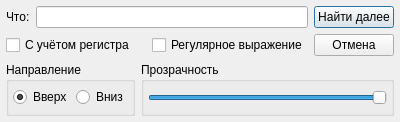
<?xml version="1.0" encoding="UTF-8"?>
<ui version="4.0">
 <class>DialogFind</class>
 <widget class="QDialog" name="DialogFind">
  <property name="geometry">
   <rect>
    <x>0</x>
    <y>0</y>
    <width>400</width>
    <height>122</height>
   </rect>
  </property>
  <property name="windowTitle">
   <string>Найти...</string>
  </property>
  <property name="windowIcon">
   <iconset resource="res.qrc">
    <normaloff>:/ico/find.ico</normaloff>:/ico/find.ico</iconset>
  </property>
  <property name="windowOpacity">
   <double>1.000000000000000</double>
  </property>
  <layout class="QGridLayout" name="gridLayout">
   <property name="leftMargin">
    <number>6</number>
   </property>
   <property name="topMargin">
    <number>6</number>
   </property>
   <property name="rightMargin">
    <number>6</number>
   </property>
   <property name="bottomMargin">
    <number>6</number>
   </property>
   <item row="0" column="0">
    <layout class="QHBoxLayout" name="horizontalLayoutWhat">
     <item>
      <widget class="QLabel" name="labelWhat">
       <property name="text">
        <string>Что:</string>
       </property>
      </widget>
     </item>
     <item>
      <widget class="QLineEdit" name="lineEditWhat"/>
     </item>
    </layout>
   </item>
   <item row="0" column="1">
    <widget class="QPushButton" name="pushButtonFind">
     <property name="text">
      <string>Найти далее</string>
     </property>
     <property name="default">
      <bool>true</bool>
     </property>
    </widget>
   </item>
   <item row="1" column="0">
    <layout class="QHBoxLayout" name="horizontalLayoutCheck">
     <item>
      <widget class="QCheckBox" name="checkBoxCaseSensitive">
       <property name="text">
        <string>С учётом регистра</string>
       </property>
      </widget>
     </item>
     <item>
      <widget class="QCheckBox" name="checkBoxRegEx">
       <property name="text">
        <string>Регулярное выражение</string>
       </property>
      </widget>
     </item>
    </layout>
   </item>
   <item row="1" column="1">
    <widget class="QPushButton" name="pushButtonCancel">
     <property name="text">
      <string>Отмена</string>
     </property>
    </widget>
   </item>
   <item row="2" column="0" colspan="2">
    <layout class="QHBoxLayout" name="horizontalLayout">
     <item>
      <widget class="QGroupBox" name="groupBoxDirection">
       <property name="title">
        <string>Направление</string>
       </property>
       <layout class="QHBoxLayout" name="horizontalLayout_3">
        <property name="spacing">
         <number>4</number>
        </property>
        <property name="leftMargin">
         <number>4</number>
        </property>
        <property name="topMargin">
         <number>4</number>
        </property>
        <property name="rightMargin">
         <number>4</number>
        </property>
        <property name="bottomMargin">
         <number>4</number>
        </property>
        <item>
         <widget class="QRadioButton" name="radioButtonDirectionUp">
          <property name="text">
           <string>Вверх</string>
          </property>
          <property name="checked">
           <bool>true</bool>
          </property>
         </widget>
        </item>
        <item>
         <widget class="QRadioButton" name="radioButtonDirectionDown">
          <property name="text">
           <string>Вниз</string>
          </property>
         </widget>
        </item>
       </layout>
      </widget>
     </item>
     <item>
      <widget class="QGroupBox" name="groupBoxOpacity">
       <property name="title">
        <string>Прозрачность</string>
       </property>
       <layout class="QHBoxLayout" name="horizontalLayout_2">
        <property name="spacing">
         <number>4</number>
        </property>
        <property name="leftMargin">
         <number>4</number>
        </property>
        <property name="topMargin">
         <number>4</number>
        </property>
        <property name="rightMargin">
         <number>4</number>
        </property>
        <property name="bottomMargin">
         <number>4</number>
        </property>
        <item>
         <widget class="QSlider" name="horizontalSliderOpacity">
          <property name="minimum">
           <number>20</number>
          </property>
          <property name="maximum">
           <number>100</number>
          </property>
          <property name="value">
           <number>100</number>
          </property>
          <property name="orientation">
           <enum>Qt::Orientation::Horizontal</enum>
          </property>
         </widget>
        </item>
       </layout>
      </widget>
     </item>
    </layout>
   </item>
  </layout>
 </widget>
 <resources>
  <include location="res.qrc"/>
 </resources>
 <connections/>
</ui>
